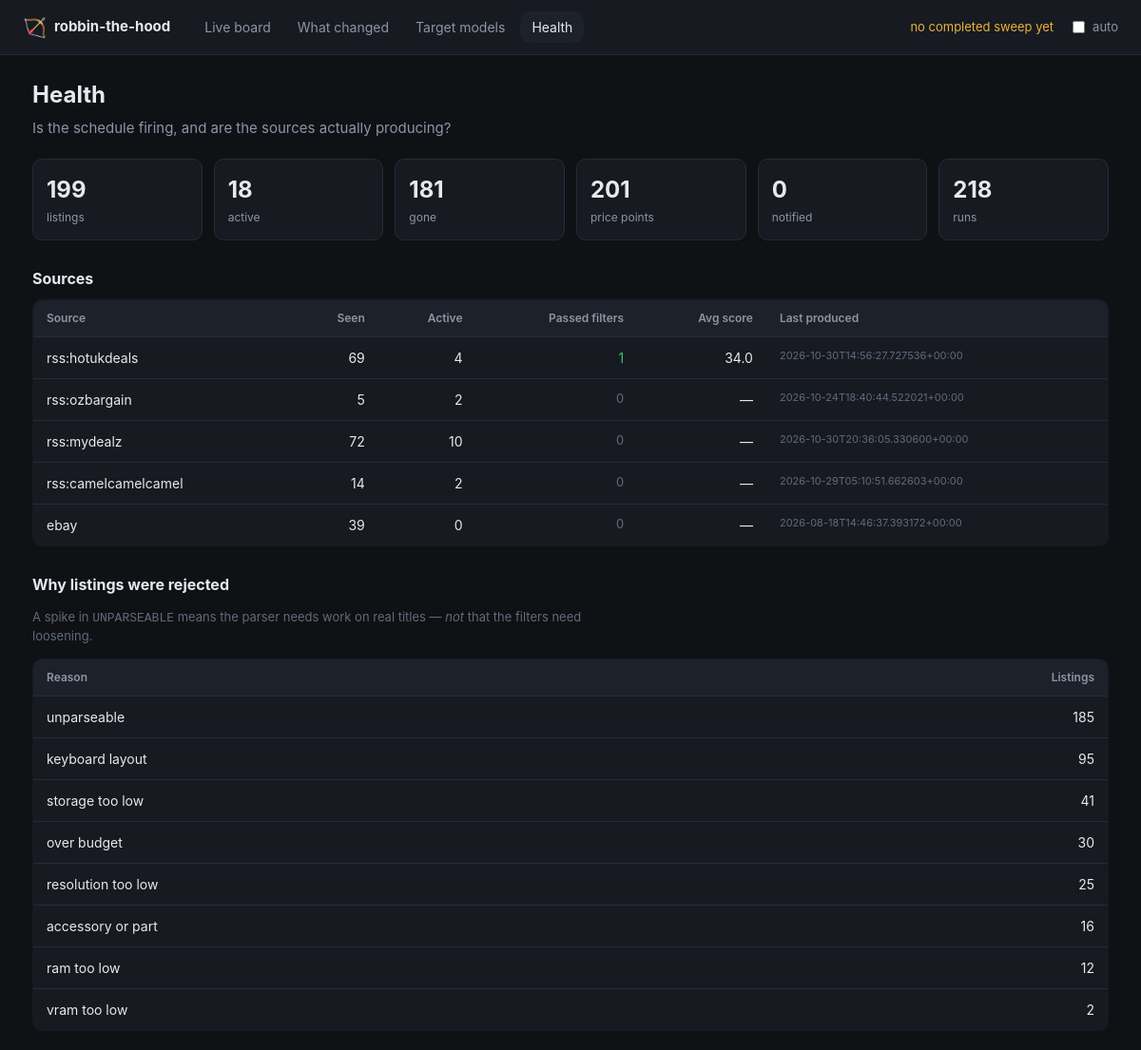
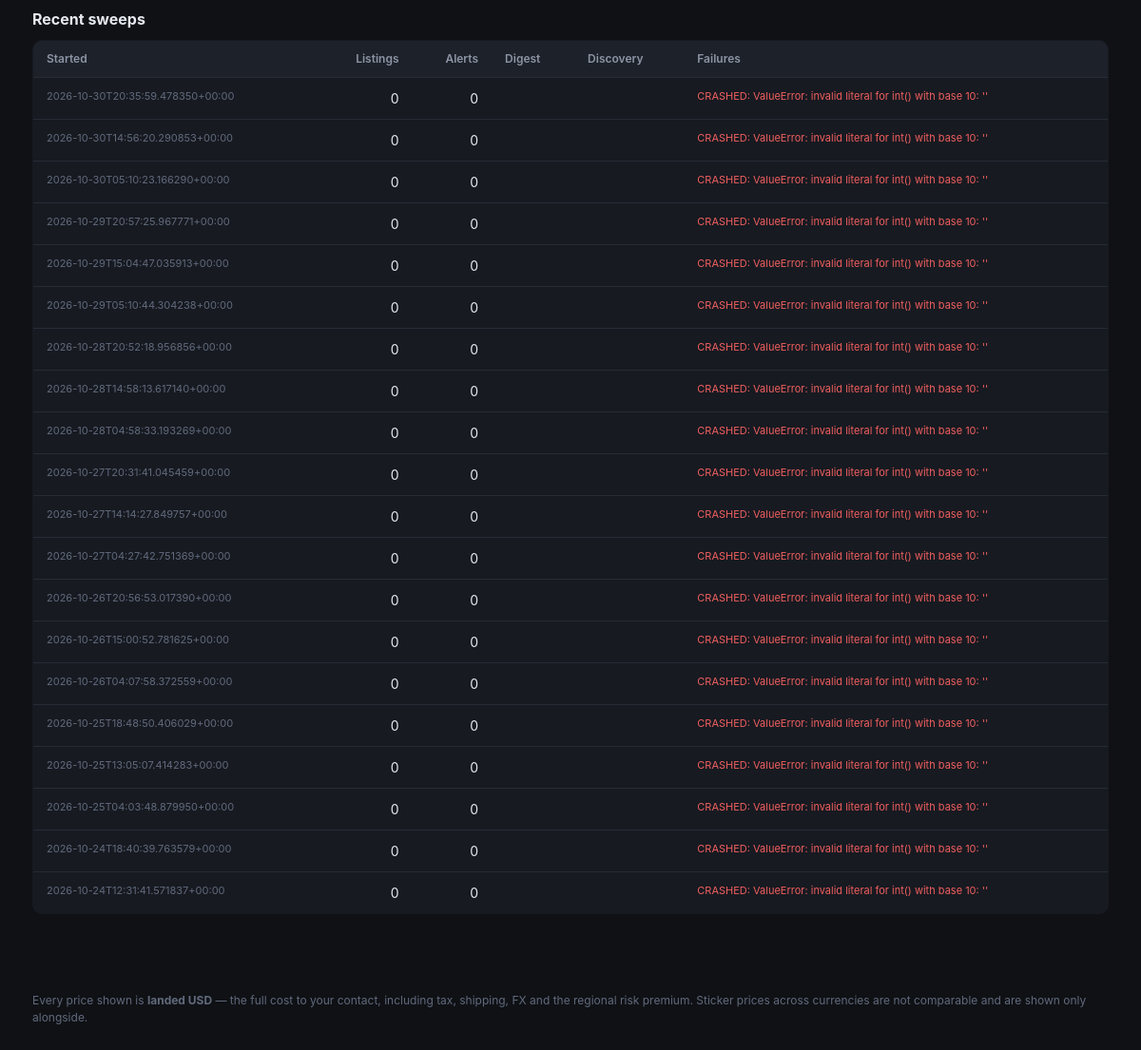
/health, run on an earlier commit of the app's database (2 pictures, top to bottom).
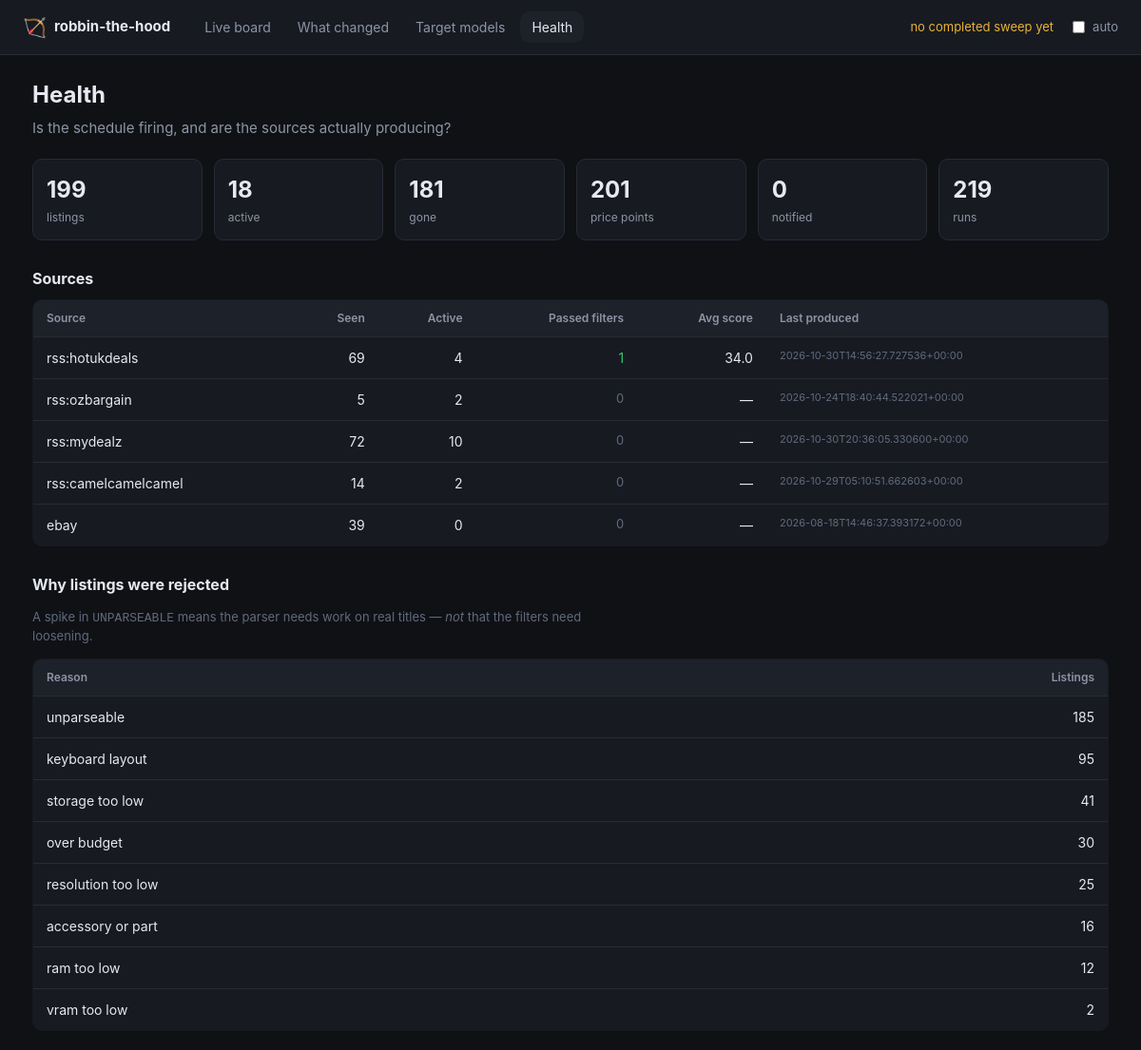
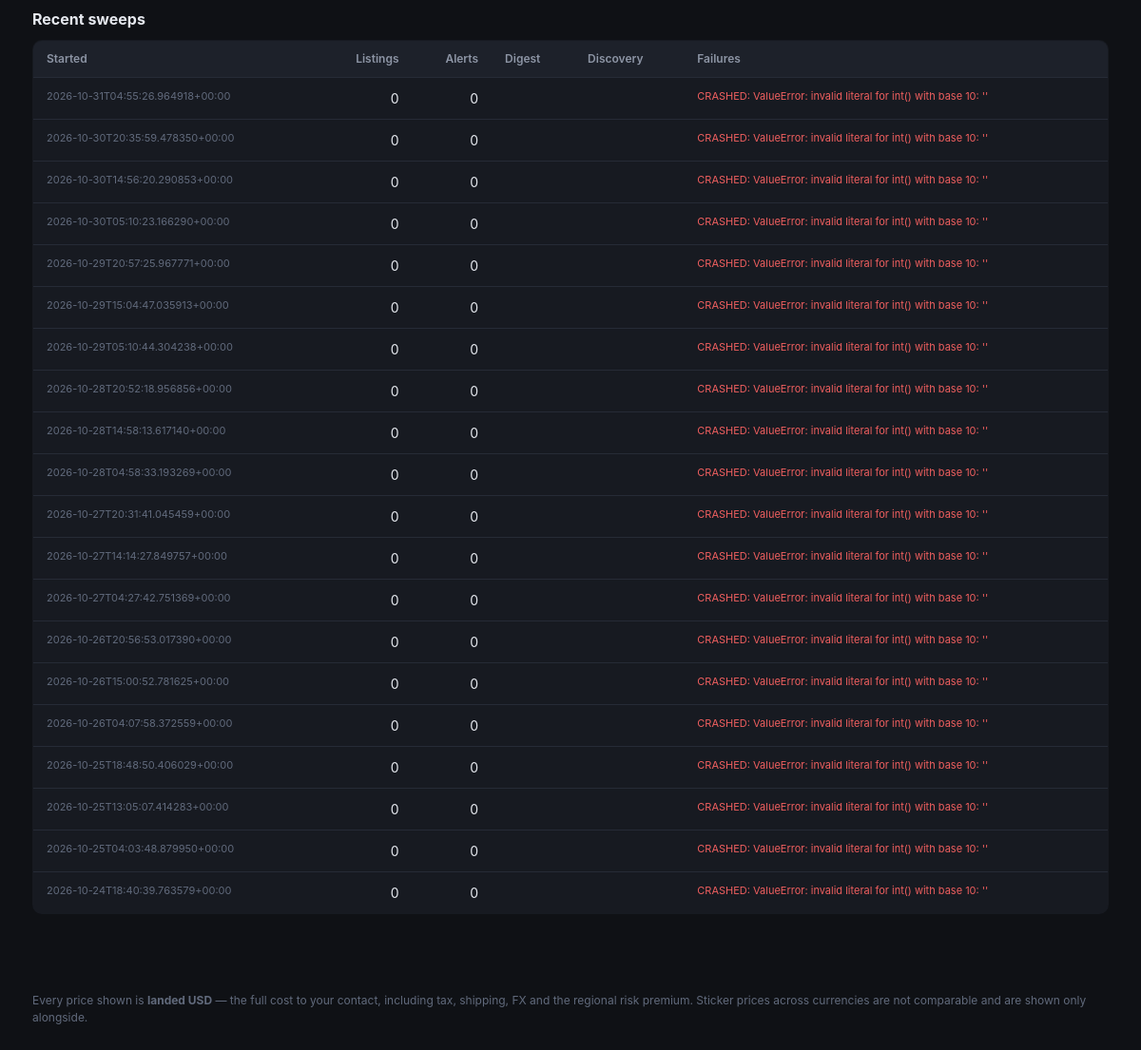
And on a later commit of the database (2 pictures, top to bottom).
### tables this page shows
CREATE TABLE runs (
    id             INTEGER PRIMARY KEY AUTOINCREMENT,
    started_at     TEXT NOT NULL,
    finished_at    TEXT,
    listings_seen  INTEGER DEFAULT 0,
    alerts_sent    INTEGER DEFAULT 0,
    digest_sent    INTEGER DEFAULT 0,
    discovery_run  INTEGER DEFAULT 0,
    notes          TEXT
);

### dashboard.py (the view)
@app.route("/health")
def health_page():
    with _open() as store:
        data = health(store)
    return render_template(
        "health.html", health=data, now=datetime.now(timezone.utc), active="health",
        static_export=_static_export(),
    )

### dashboard.py (called while the page is built)
def _open():
    return Store(app.config["DEALS_DB"])

def _static_export() -> bool:
    return bool(app.config.get("STATIC_EXPORT"))

### dealhunter/store.py (called while the page is built, shortened)
    def __enter__(self) -> "Store":
        return self

    def __exit__(self, *exc_info) -> None:
        self.close()

    def close(self) -> None:
        self.connection.commit()
        try:
            self.connection.execute("PRAGMA wal_checkpoint(TRUNCATE)")
        except sqlite3.Error as exc:  # pragma: no cover - non-fatal
            log.warning("Could not checkpoint the WAL: %s", exc)
        self.connection.close()

    @contextmanager
    def _tx(self):
        try:
            yield self.connection
            self.connection.commit()
        except Exception:
            self.connection.rollback()
            raise

    def _migrate(self) -> None:
        with self._tx() as connection:
            connection.executescript(SCHEMA)
            row = connection.execute("SELECT version FROM schema_version").fetchone()
            if row is None:
                connection.execute(
                    "INSERT INTO schema_version (version) VALUES (?)", (SCHEMA_VERSION,)
                )

    def latest_run_at(self) -> datetime | None:
        row = self.connection.execute(
            "SELECT started_at FROM runs WHERE finished_at IS NOT NULL "
            "ORDER BY id DESC LIMIT 1"
        ).fetchone()
        return datetime.fromisoformat(row["started_at"]) if row else None

    def stats(self) -> dict[str, int]:
        def count(sql: str) -> int:
            return int(self.connection.execute(sql).fetchone()[0])
        return {
            "listings": count("SELECT COUNT(*) FROM listings"),
            "active": count("SELECT COUNT(*) FROM listings WHERE status='active'"),
            "gone": count("SELECT COUNT(*) FROM listings WHERE status='gone'"),
            "price_points": count("SELECT COUNT(*) FROM price_history"),
            "notified": count("SELECT COUNT(*) FROM notifications"),
            "runs": count("SELECT COUNT(*) FROM runs"),
        }

### templates/health.html (shortened to what this page needs)
{% extends "base.html" %}
{% block content %}
<div class="pagehead">
  <h1>Health</h1>
  <p class="sub">Is the schedule firing, and are the sources actually producing?</p>
</div>
<div class="statgrid">
  {% for key, value in health.totals.items() %}
    <div class="stat">
      <div class="statnum">{{ '{:,}'.format(value) }}</div>
      <div class="statlabel">{{ key.replace('_', ' ') }}</div>
    </div>
  {% endfor %}
</div>
<section class="changeblock">
  <h2>Sources</h2>
  <table class="models">
    <thead>
      <tr>
        <th>Source</th><th class="num">Seen</th><th class="num">Active</th>
        <th class="num">Passed filters</th><th class="num">Avg score</th>
        <th>Last produced</th>
      </tr>
    </thead>
    <tbody>
      {% for s in health.sources %}
        <tr>
          <td>{{ s.source }}</td>
          <td class="num">{{ s.total }}</td>
          <td class="num">{{ s.active }}</td>
          <td class="num {{ 'good' if s.passed else 'none' }}">{{ s.passed }}</td>
          <td class="num">{{ s.avg_score if s.avg_score is not none else '—' }}</td>
          <td class="tiny">{{ s.last_produced or '—' }}</td>
        </tr>
      {% else %}
        <tr><td colspan="6" class="none">No sources have produced anything yet.</td></tr>
      {% endfor %}
    </tbody>
  </table>
</section>
<section class="changeblock">
  <h2>Why listings were rejected</h2>
  <p class="hint">
    A spike in <code>UNPARSEABLE</code> means the parser needs work on real
    titles — <em>not</em> that the filters need loosening.
  </p>
  <table class="models">
    <thead><tr><th>Reason</th><th class="num">Listings</th></tr></thead>
    <tbody>
      {% for r in health.rejections %}
        <tr>
          <td>{{ r.reason.replace('_', ' ') | lower }}</td>
          <td class="num">{{ r.n }}</td>
        </tr>
      {% else %}
        <tr><td colspan="2" class="none">Nothing rejected yet.</td></tr>
      {% endfor %}
    </tbody>
  </table>
</section>
<section class="changeblock">
  <h2>Recent sweeps</h2>
  <table class="models">
    <thead>
      <tr>
        <th>Started</th><th class="num">Listings</th><th class="num">Alerts</th>
        <th>Digest</th><th>Discovery</th><th>Failures</th>
      </tr>
    </thead>
    <tbody>
      {% for r in health.runs %}
        <tr>
          <td class="tiny">{{ r.started_at }}</td>
          <td class="num">{{ r.listings_seen }}</td>
          <td class="num">{{ r.alerts_sent }}</td>
          <td>{{ 'yes' if r.digest_sent else '' }}</td>
          <td>{{ 'yes' if r.discovery_run else '' }}</td>
          <td class="tiny {{ 'bad' if r.notes }}">{{ r.notes or '—' }}</td>
        </tr>
      {% else %}
        <tr><td colspan="6" class="none">No sweeps recorded yet.</td></tr>
      {% endfor %}
    </tbody>
  </table>
</section>
{% endblock %}

### templates/base.html (shortened to what this page needs)
<!doctype html>
<html lang="en">
<head>
  <link rel="stylesheet" href="{{ url_for('static', filename='style.css') }}">
</head>
<body>
<header class="topbar">
  <div class="brand">
    <span class="logo">🏹</span>
    <span>robbin-the-hood</span>
  </div>
  <nav>
    <a href="{{ url_for('board') }}"        class="{{ 'on' if active == 'board' }}">Live board</a>
    <a href="{{ url_for('changes') }}"      class="{{ 'on' if active == 'changes' }}">What changed</a>
    <a href="{{ url_for('models') }}"       class="{{ 'on' if active == 'models' }}">Target models</a>
    <a href="{{ url_for('health_page') }}"  class="{{ 'on' if active == 'health' }}">Health</a>
  </nav>
  <div class="status">
    {% if latest_run %}
      {# The datetime attribute lets the static export recompute this in the
         browser, so a snapshot read hours later doesn't claim "2h ago". #}
      <span class="sweep">last sweep
        <strong><time datetime="{{ latest_run.isoformat() }}">{{ latest_run | ago }}</time></strong>
      </span>
    {% else %}
      <span class="sweep warn">no completed sweep yet</span>
    {% endif %}
    {% if not static_export %}
      <label class="refresh">
        <input type="checkbox" id="autorefresh"> auto
      </label>
    {% endif %}
  </div>
</header>
<main>
  {% block content %}{% endblock %}
</main>
<footer>
  Every price shown is <strong>landed USD</strong> — the full cost to your
  contact, including tax, shipping, FX and the regional risk premium. Sticker
  prices across currencies are not comparable and are shown only alongside.
</footer>
</body>
</html>

### static/style.css (style rules this page uses)
:root { --bg: #0f1115; --panel: #171a21; --panel-2: #1d212a; --line: #262b36; --text: #e6e9ef; --muted: #8d95a5; --dim: #616a7c; --accent: #4da3ff; --good: #35c46f; --warn: #e8b339; --bad: #ef5f5f; --priority: #b98bff; --radius: 10px; }
* { box-sizing: border-box; }
body { margin: 0; background: var(--bg); color: var(--text); font: 15px/1.5 ui-sans-serif, -apple-system, "Segoe UI", Roboto, sans-serif; }
a { color: var(--accent); text-decoration: none; }
.topbar { display: flex; align-items: center; gap: 24px; padding: 12px 24px; background: var(--panel); border-bottom: 1px solid var(--line); position: sticky; top: 0; z-index: 10; }
.brand { display: flex; align-items: center; gap: 8px; font-weight: 650; }
.logo { font-size: 20px; }
.topbar nav { display: flex; gap: 4px; }
.topbar nav a { padding: 6px 12px; border-radius: var(--radius); color: var(--muted); font-size: 14px; }
.topbar nav a.on { background: var(--panel-2); color: var(--text); }
.status { margin-left: auto; display: flex; align-items: center; gap: 16px; font-size: 13px; color: var(--muted); }
.sweep.warn { color: var(--warn); }
.refresh { display: flex; align-items: center; gap: 5px; cursor: pointer; }
main { max-width: 1180px; margin: 0 auto; padding: 24px; }
.pagehead h1 { margin: 0 0 6px; font-size: 24px; }
.pagehead .sub { margin: 0 0 20px; color: var(--muted); max-width: 74ch; }
.changeblock { margin: 28px 0; }
.changeblock h2 { font-size: 16px; display: flex; align-items: center; gap: 9px; margin: 0 0 10px; }
.none, .hint { color: var(--dim); font-size: 13px; }
.hint { max-width: 74ch; }
table.models { width: 100%; border-collapse: collapse; font-size: 14px; background: var(--panel); border: 1px solid var(--line); border-radius: var(--radius); overflow: hidden; }
table.models th { text-align: left; padding: 10px 14px; font-size: 12px; color: var(--muted); background: var(--panel-2); border-bottom: 1px solid var(--line); font-weight: 600; }
table.models td { padding: 11px 14px; border-bottom: 1px solid var(--line); vertical-align: top; }
table.models tr:last-child td { border-bottom: 0; }
table.models .num { text-align: right; }
.tiny { font-size: 11px; color: var(--dim); }
.good { color: var(--good); }
.bad { color: var(--bad); }
.statgrid { display: grid; grid-template-columns: repeat(auto-fit, minmax(130px, 1fr)); gap: 12px; margin-bottom: 26px; }
.stat { background: var(--panel); border: 1px solid var(--line); border-radius: var(--radius); padding: 14px; }
.statnum { font-size: 24px; font-weight: 700; }
.statlabel { font-size: 12px; color: var(--muted); margin-top: 2px; }
footer { max-width: 1180px; margin: 30px auto 40px; padding: 0 24px; font-size: 12px; color: var(--dim); }

What changed in the data, as far as the page shows it:
no longer on this page (row unchanged): runs: started_at "2026-10-24T12:31:41.571837+00:00", listings_seen "0", alerts_sent "0", notes "CRASHED: ValueError: invalid literal for int() with base 10: ''"
added runs: started_at "2026-10-31T04:55:26.964918+00:00", listings_seen "0", alerts_sent "0", notes "CRASHED: ValueError: invalid literal for int() with base 10: ''"
Also different on the page:
new list line: "219 runs"
list line gone: "218 runs"
